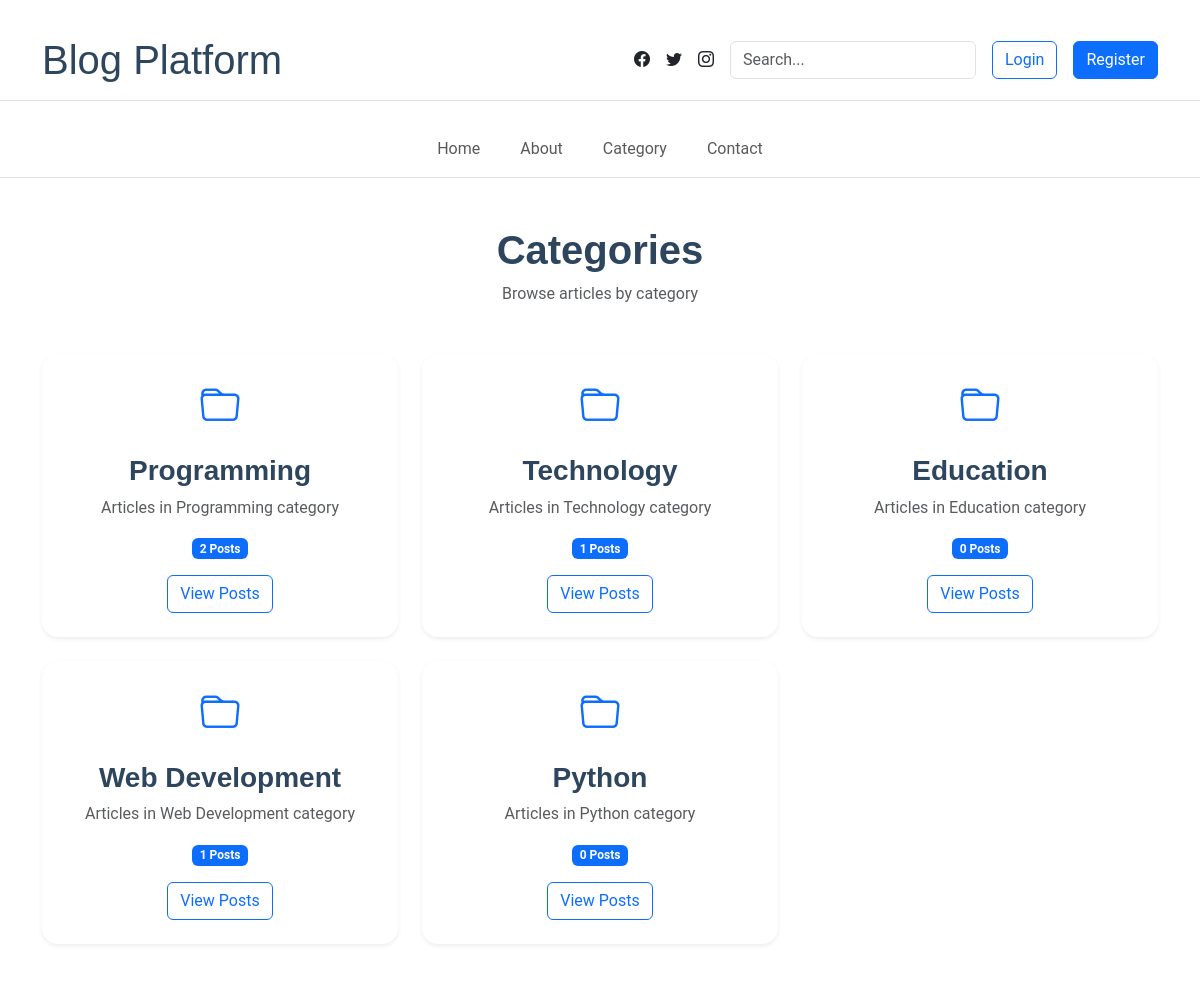
The page /category/ on the database its author committed.
### blog/models.py (models this page shows, shortened)
class Category(models.Model):
    name = models.CharField(max_length=100, unique=True)
    slug = models.SlugField(unique=True)

### blog/views.py (the view)
def category_list(request):
    categories = Category.objects.all()
    return render(
        request,
        'category.html',
        {'categories': categories}
    )

### blog/templates/category.html
{% extends 'base.html' %}
{% load static %}
{% block content %}
<section class="py-5">
  <div class="container">
    <div class="text-center mb-5">
      <h1 class="fw-bold">
        Categories
      </h1>
      <p class="text-muted">
        Browse articles by category
      </p>
    </div>
    <div class="row gy-4">
      {% for category in categories %}
      <div class="col-lg-4">
        <div class="card border-0 shadow-sm rounded-4 h-100">
          <div class="card-body p-4 text-center">
            <i class="bi bi-folder fs-1 text-primary"></i>
            <h3 class="fw-bold mt-3">
              {{ category.name }}
            </h3>
            <p class="text-muted">
              Articles in {{ category.name }} category
            </p>
            <span class="badge bg-primary mb-3">
              {{ category.posts.count }} Posts
            </span>
            <div>
                <a
                  href="{% url 'category_posts' category.id %}"
                  class="btn btn-outline-primary"
                >
                  View Posts
                </a>
            </div>
          </div>
        </div>
      </div>
      {% empty %}
      <div class="text-center py-5">
        <h3>
          No categories yet
        </h3>
      </div>
      {% endfor %}
    </div>
  </div>
</section>
{% endblock %}

### blog/static/css/main.css (style rules this page uses)
:root { --default-font: "Roboto", system-ui, -apple-system, "Segoe UI", Roboto, "Helvetica Neue", Arial, "Noto Sans", "Liberation Sans", sans-serif, "Apple Color Emoji", "Segoe UI Emoji", "Segoe UI Symbol", "Noto Color Emoji"; --heading-font: "Nunito", sans-serif; --nav-font: "Poppins", sans-serif; }
:root { --background-color: #ffffff; --default-color: #212529; --heading-color: #2d465e; --accent-color: #f75815; --surface-color: #ffffff; --contrast-color: #ffffff; }
:root { --nav-color: #000000; --nav-hover-color: #f75815; --nav-mobile-background-color: #ffffff; --nav-dropdown-background-color: #ffffff; --nav-dropdown-color: #212529; --nav-dropdown-hover-color: #f75815; }
:root { scroll-behavior: smooth; }
body { color: var(--default-color); background-color: var(--background-color); font-family: var(--default-font); }
a { color: var(--accent-color); text-decoration: none; transition: 0.3s; }
h1, h2, h3, h4, h5, h6 { color: var(--heading-color); font-family: var(--heading-font); }
section, .section { color: var(--default-color); background-color: var(--background-color); padding: 60px 0; scroll-margin-top: 90px; overflow: clip; }

### rows shown on the page
Category: name "Programming", posts.count "2"
Category: name "Technology", posts.count "1"
Category: name "Education", posts.count "0"
Category: name "Web Development", posts.count "1"
Category: name "Python", posts.count "0"
